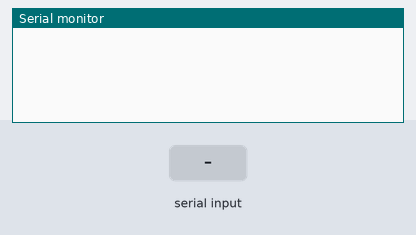
This sketch was run on a simulated Arduino Uno, built with avr-gcc and run on an emulated ATmega328P. Shown: the last lines printed to the serial monitor. Inputs (shaded band) come from the test bench.

Above: at 1.2 s.
1.3 s: "1" received over Serial
At 2.4 s:
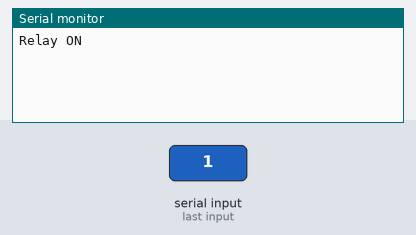
2.8 s: "2" received over Serial
At 3.6 s:
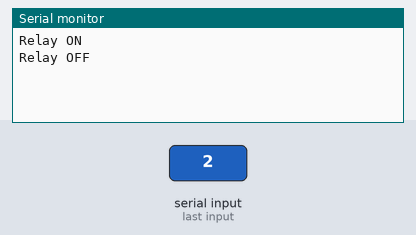

Measured:
- after the input at 1.3 s, the serial monitor: prints a new line at once (image 1)
- after the input at 2.8 s, the serial monitor: prints a new line at once (image 2)

The sketch:

20200921_HomeWork_INPUT.ino
```cpp
#include <SoftwareSerial.h>
const int RX = 12;
const int TX = 13;
const int RELAY = 15;
char data;
SoftwareSerial swSer(RX, TX);

void setup() {
  // put your setup code here, to run once:
  Serial.begin(115200);
  swSer.begin(9600);
}

void loop() {
  // put your main code here, to run repeatedly:
  char data = Serial.read();
  swSer.write(data);

  if (data == '1'){
    Serial.println("Relay ON");
  }
  else if (data == '2'){
    Serial.println("Relay OFF");
  }
}
```
